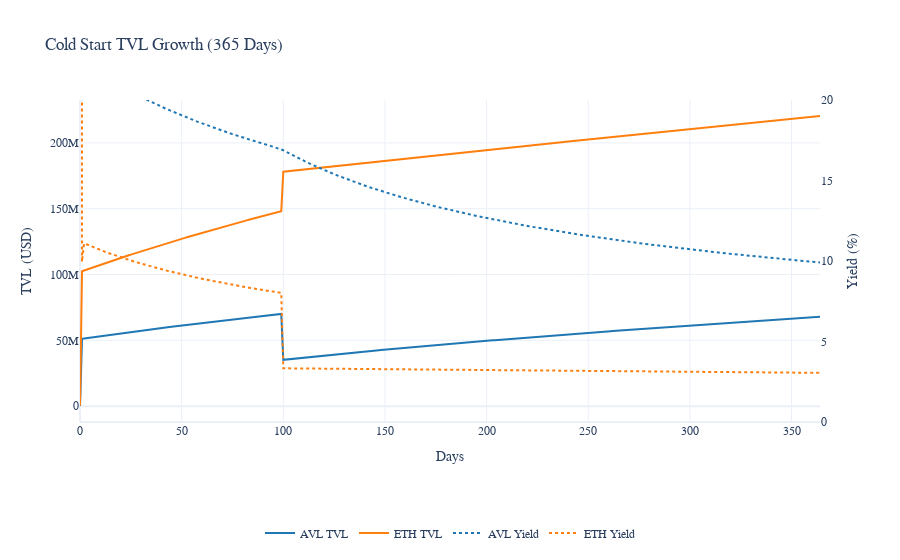

The cell this chart's notebook holds for it:
### Code cell
fig = plot_cold_start_tvl(
    changeing_date = 100,
    change_factor_eth = 1.2,
    change_factor_avl = 0.5
)
fig.show()

### Figure 1 — Plotly figure (JSON) as saved in the notebook; plotly's stock layout.template omitted (floating-point values rounded to 4 significant figures; data arrays with more than 128 entries replaced by an {"elided": "..."} marker saying what was removed)
{"data": [{"line": {"color": "#1f77b4", "dash": "solid"}, "name": "AVL TVL", "type": "scatter", "x": {"elided": "365 int values"}, "y": {"elided": "365 float values"}}, {"line": {"color": "#ff7f0e", "dash": "solid"}, "name": "ETH TVL", "type": "scatter", "x": {"elided": "365 int values"}, "y": {"elided": "365 float values"}}, {"line": {"color": "#1f77b4", "dash": "dot"}, "name": "AVL Yield", "type": "scatter", "x": {"elided": "365 int values"}, "y": {"elided": "365 float values"}, "yaxis": "y2"}, {"line": {"color": "#ff7f0e", "dash": "dot"}, "name": "ETH Yield", "type": "scatter", "x": {"elided": "365 int values"}, "y": {"elided": "365 float values"}, "yaxis": "y2"}], "layout": {"font": {"family": "Arial", "size": 12}, "hovermode": "x unified", "legend": {"orientation": "h", "x": 0.5, "xanchor": "center", "y": -0.3, "yanchor": "top"}, "margin": {"b": 100}, "title": {"text": "Cold Start TVL Growth (365 Days)"}, "xaxis": {"title": {"text": "Days"}}, "yaxis": {"title": {"text": "TVL (USD)"}}, "yaxis2": {"overlaying": "y", "range": [0, 20], "showgrid": false, "side": "right", "title": {"text": "Yield (%)"}}}}
